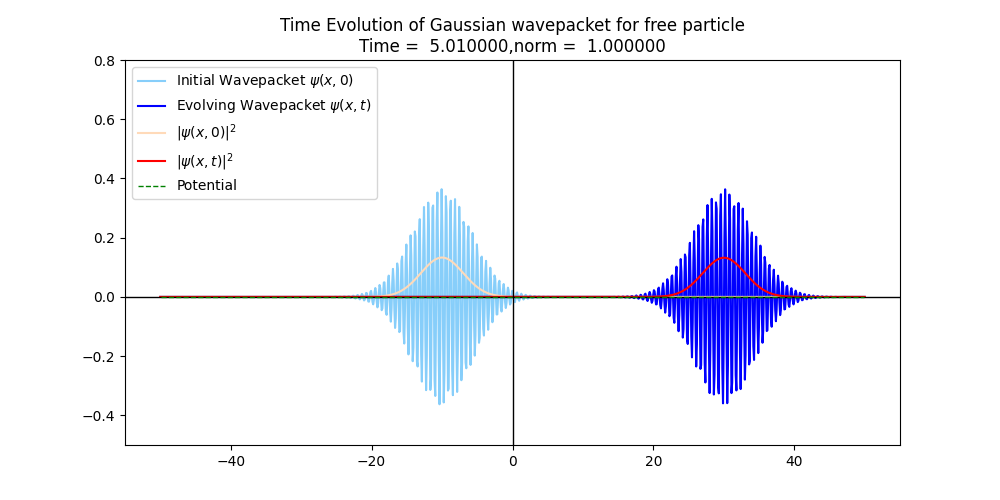

This figure's Python source:
#Solution of TDSE for a free gaussian wavepacket using FTCS Crank Nicolson Method
#Taking average of 2nd order in space of both implicit and explicit method to preserve norm 

#>psi[x][t+1]=psi[x][t]+0.5*(i*dt/dx**2)*(psi[x+1][t]-2psi[x][t]+psi[x-1][t])-i*V[x][t]*dt*psi[x][t]
#>psi[x][t+1]=mu*psi[x+1][t]+(1-2*mu-i*dt*V[x][t])*psi[x][t]+mu*psi[x-1][t]
#>where mu=0.5*i*dt/dx**2

#This algorithm preserves stability, accuracy and unitarity 

import numpy as np
import matplotlib.pyplot as plt
from scipy.integrate import simpson

#Constants
sigma=3         #standard deviation of gaussian
x0=-10.0        #mean of gaussian
k=10.0          #wave-vector

#Parameters
L=100           #length of the box
N=1000          #Discretized spatial points
dt=0.01         #Time step (Neumann Stability Condition)
t=0             #Initial time
tf=5            #Final time

#Initial condition
xs,dx=np.linspace(-L/2,L/2,N,retstep=True)
mu=dt/dx**2*(0.+1.j)/2

a=(np.sqrt(2*np.pi*sigma**2))
us=1/(np.sqrt(a))*np.exp(-(xs-x0)**2/(4*sigma**2)+1j*k*xs)    #This is same as the 1st column (initial time) of 2D array used in 1D diffusion equation. This 1D array will be updated with time

Norm_initial=simpson(np.abs(us)**2,x=xs)
print('The initial norm of the wavefunction is :',Norm_initial)

#Applied potential
Vs=0*xs[1:-1]    #Only taking inside points which will be updated by M matrix.                              

#Seting Matrix
A1=np.eye(N-2)*(1-mu)+np.diag(-1.j*dt/2*Vs)+mu/2*np.eye(N-2,k=1)+mu/2*np.eye(N-2,k=-1)
A2=np.eye(N-2)*(1+mu)+np.diag(1.j*dt/2*Vs)-mu/2*np.eye(N-2,k=1)-mu/2*np.eye(N-2,k=-1)
B=np.dot(np.linalg.inv(A2),A1)

#Dynamic Plotting
plt.figure(figsize=(10,5))

plt.plot(xs,us,color='lightskyblue',label=r'Initial Wavepacket $\psi(x,0)$')
line1,=plt.plot(xs,us,color='blue',label=r'Evolving Wavepacket $\psi(x,t)$')       #Unpacking from list

plt.plot(xs,np.abs(us)**2,color='peachpuff',label=r'$|\psi(x,0)|^2$')
line2,=plt.plot(xs,np.abs(us)**2,color='red',label=r'$|\psi(x,t)|^2$')             #Unpacking from list

plt.axvline(x=0,color='black',lw=1)
plt.axhline(y=0,color='black',lw=1)
plt.plot(xs[1:-1],Vs,'--',color='green',lw=1,label='Potential')

plt.ylim(-0.5,0.8)
plt.legend()

while t<tf:
    us[1:-1]=np.dot(B,us[1:-1])            #Solution matrix generated over space in a given time slice (except end points) which is being updated with next time slices
    t+=dt
    line1.set_ydata(us)
    line2.set_ydata(np.abs(us)**2)
    plt.title('Time Evolution of Gaussian wavepacket for free particle\n'+r'Time =%10.6f,norm =%10.6f'%(t,simpson(np.abs(us)**2,x=xs)))
    plt.pause(0.000001)

plt.savefig('/home/tux_blue/Documents/GitHub/Computational-Physics-UG/Application to some physics problems/Scrodinger Equation/TDSE/Free_Gaussian_CN-Method.png')    
plt.show()

#Conservation of norm
Norm_final=simpson(np.abs(us)**2,x=xs)
print('The final norm of the wavefunction is :',Norm_final)

if round(Norm_initial/Norm_final)==1:
    print('The Norm is preserved')
else:
    print('Norm is not preserved')
